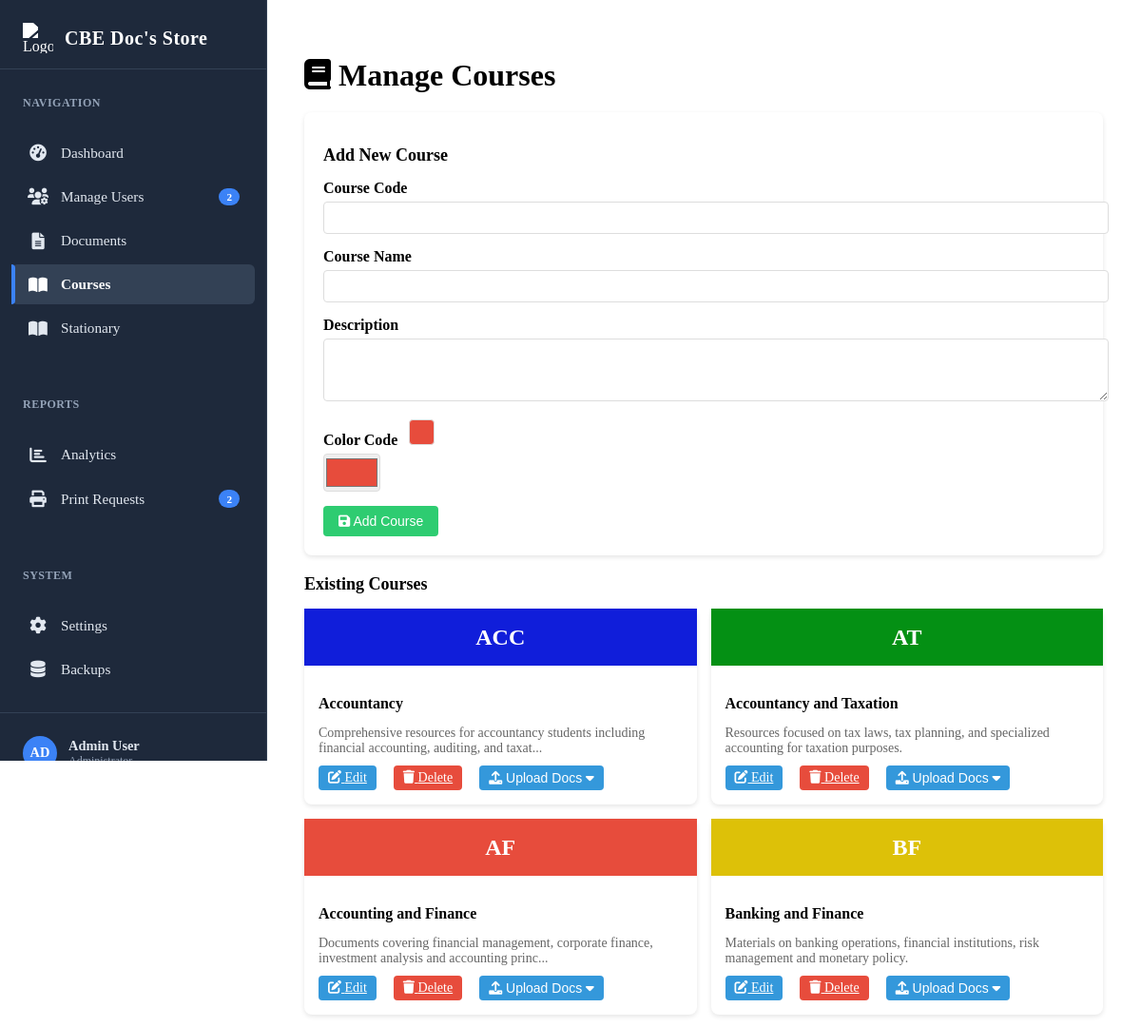
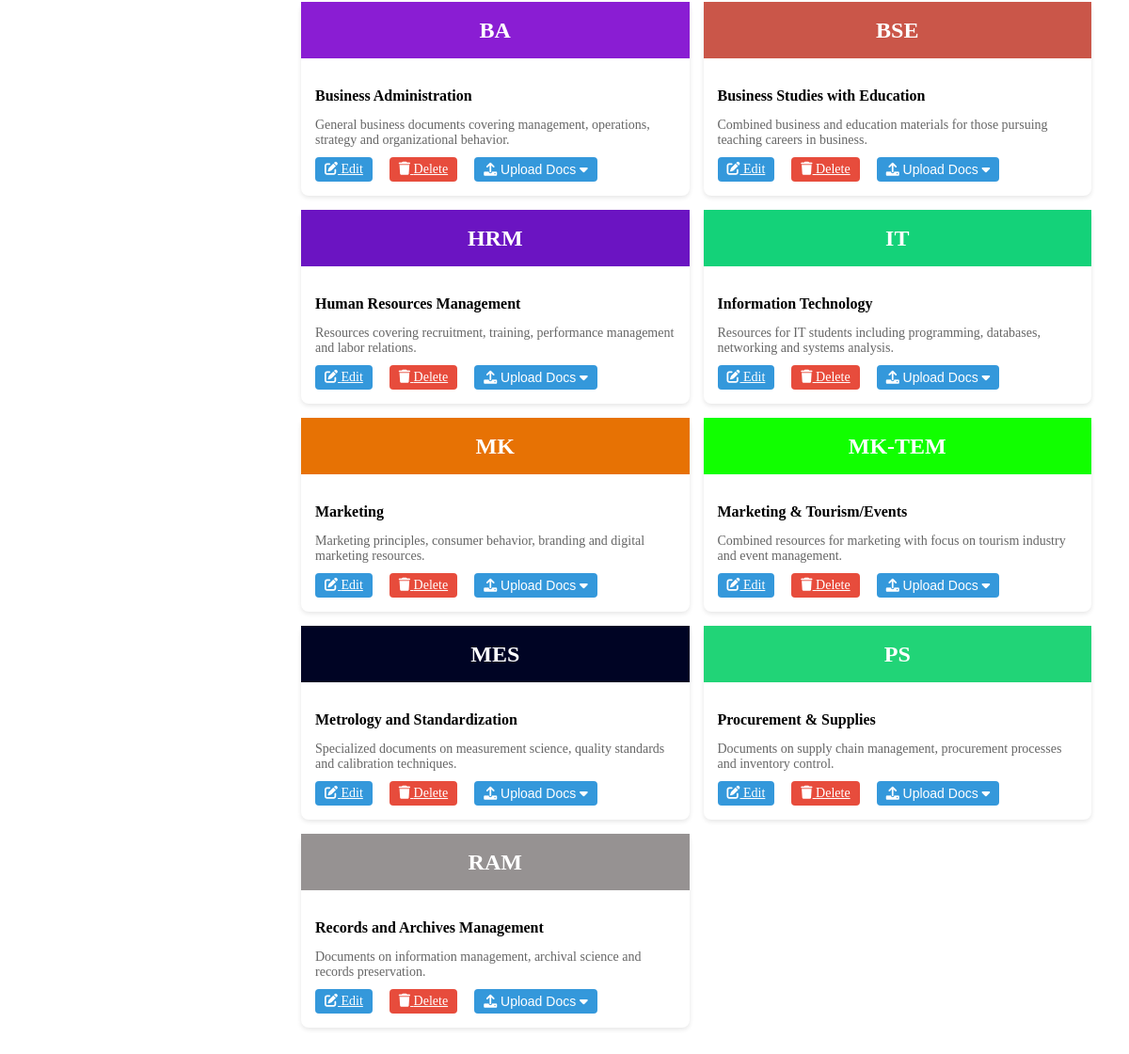
The page /admin/manage_courses.php on the database its author committed (2 pictures, top to bottom).
### tables this page shows
CREATE TABLE `courses` (
  `course_id` int(11) NOT NULL,
  `course_code` varchar(10) NOT NULL,
  `course_name` varchar(100) NOT NULL,
  `description` text NOT NULL,
  `color_code` varchar(7) NOT NULL DEFAULT '#e74c3c',
  `created_at` datetime NOT NULL DEFAULT current_timestamp(),
  `updated_at` datetime NOT NULL DEFAULT current_timestamp() ON UPDATE current_timestamp()
);

### admin/manage_courses.php (the view, shortened to what this page needs)
<?php
include("../connection.php");
$courses = [];
$sql = "SELECT * FROM courses ORDER BY course_name";
$result = $conn->query($sql);
if ($result->num_rows > 0) {
    $courses = $result->fetch_all(MYSQLI_ASSOC);
}
?>
<!DOCTYPE html>
<html lang="en">
<head>
    <link rel="stylesheet" href="https://cdnjs.cloudflare.com/ajax/libs/font-awesome/6.0.0-beta3/css/all.min.css">
</head>
<body>
    <?php include('sidebar.php'); ?>
    <main class="main-content">
        <h1 style="margin-bottom: 20px;"><i class="fas fa-book"></i> Manage Courses</h1>
        <div class="form-container">
            <h2 style="margin-bottom: 15px; font-size: 18px;"><?php echo isset($_GET['edit']) ? 'Edit Course' : 'Add New Course'; ?></h2>
            <form method="POST">
                <?php
                $edit_course = null;
                ?>
                <div class="form-group">
                    <label for="course_code">Course Code</label>
                    <input type="text" id="course_code" name="course_code" class="form-control"
                           value="<?php echo $edit_course ? $edit_course['course_code'] : ''; ?>" required>
                </div>
                <div class="form-group">
                    <label for="course_name">Course Name</label>
                    <input type="text" id="course_name" name="course_name" class="form-control"
                           value="<?php echo $edit_course ? $edit_course['course_name'] : ''; ?>" required>
                </div>
                <div class="form-group">
                    <label for="description">Description</label>
                    <textarea id="description" name="description" class="form-control" rows="3" required><?php echo $edit_course ? $edit_course['description'] : ''; ?></textarea>
                </div>
                <div class="form-group">
                    <label for="color_code">Color Code <span class="color-preview" id="colorPreview" style="background-color: <?php echo $edit_course ? $edit_course['color_code'] : '#e74c3c'; ?>"></span></label>
                    <input type="color" id="color_code" name="color_code" class="form-control" style="height: 40px; width: 60px; padding: 0;"
                           value="<?php echo $edit_course ? $edit_course['color_code'] : '#e74c3c'; ?>" required>
                </div>
                <button type="submit" name="<?php echo $edit_course ? 'update_course' : 'add_course'; ?>" class="btn btn-success">
                    <i class="fas fa-save"></i> <?php echo $edit_course ? 'Update' : 'Add Course'; ?>
                </button>
            </form>
        </div>
        <h2 style="margin-bottom: 15px; font-size: 18px;">Existing Courses</h2>
        <div class="courses-grid">
            <?php foreach ($courses as $course): ?>
                <div class="course-card">
                    <div class="course-img" style="background-color: <?php echo $course['color_code']; ?>">
                        <?php echo $course['course_code']; ?>
                    </div>
                    <div class="course-info">
                        <h3><?php echo $course['course_name']; ?></h3>
                        <p><?php echo substr($course['description'], 0, 100); ?><?php echo strlen($course['description']) > 100 ? '...' : ''; ?></p>
                        <div class="course-actions">
                            <a href="manage_courses.php?edit=<?php echo $course['course_id']; ?>" class="btn" style="padding: 5px 10px;">
                                <i class="fas fa-edit"></i> Edit
                            </a>
                            <a href="manage_courses.php?delete=<?php echo $course['course_id']; ?>" class="btn btn-danger" style="padding: 5px 10px;" onclick="return confirm('Are you sure you want to delete this course?');">
                                <i class="fas fa-trash"></i> Delete
                            </a>
                                <div class="dropdown" style="position: relative;">
                                    <button onclick="toggleDropdown(this)" class="btn" style="padding: 5px 10px;">
                                        <i class="fas fa-upload"></i> Upload Docs <i class="fas fa-caret-down"></i>
                                    </button>
                                </div>
                        </div>
                    </div>
                </div>
            <?php endforeach; ?>
        </div>
    </main>
</body>
</html>

### admin/manage_courses.php (style rules this page uses)
:root { --primary-color: #2c3e50; --secondary-color: #3498db; --accent-color: #e74c3c; --light-color: #ecf0f1; --dark-color: #2c3e50; --success-color: #2ecc71; --warning-color: #f39c12; --error-color: #e74c3c; --sidebar-width: 280px; }
.main-content { flex: 1; margin-left: var(--sidebar-width); padding: 2rem; }
.form-container { background-color: white; border-radius: 8px; padding: 20px; box-shadow: 0 2px 5px rgba(0,0,0,0.1); margin-bottom: 20px; }
.form-group { margin-bottom: 15px; }
.form-group label { display: block; margin-bottom: 5px; font-weight: 600; }
.form-control { width: 100%; padding: 8px 12px; border: 1px solid #ddd; border-radius: 4px; font-size: 14px; }
.btn { display: inline-block; padding: 8px 16px; background-color: var(--secondary-color); color: white; border: none; border-radius: 4px; cursor: pointer; font-size: 14px; margin-right: 10px; }
.btn-success { background-color: var(--success-color); }
.btn-danger { background-color: var(--error-color); }
.courses-grid { display: grid; grid-template-columns: repeat(auto-fill, minmax(280px, 1fr)); gap: 15px; }
.course-card { background-color: white; border-radius: 8px; overflow: hidden; box-shadow: 0 2px 5px rgba(0,0,0,0.1); position: relative; overflow: visible !important; }
.course-img { height: 60px; display: flex; align-items: center; justify-content: center; color: white; font-size: 24px; font-weight: bold; }
.course-info { padding: 15px; position: relative; z-index: 1; }
.course-info h3 { margin-bottom: 5px; font-size: 16px; }
.course-info p { color: #666; font-size: 14px; margin-bottom: 10px; }
.course-actions { display: flex; gap: 8px; }
.color-preview { width: 25px; height: 25px; border-radius: 4px; display: inline-block; margin-left: 8px; border: 1px solid #ddd; }
.dropdown { position: relative; display: inline-block; }

### admin/sidebar.php (style rules this page uses)
:root { --sidebar-bg: #1e293b; --sidebar-active-bg: #334155; --sidebar-text: #e2e8f0; --sidebar-active-text: #ffffff; --sidebar-hover: #2c3e50; --sidebar-accent: #3b82f6; --sidebar-border: #334155; --sidebar-icon-size: 1.1rem; --sidebar-transition: all 0.3s cubic-bezier(0.4, 0, 0.2, 1); }

### rows shown on the page
courses: course_code "ACC", course_name "Accountancy", description "Comprehensive resources for accountancy students including financial accounting, auditing, and taxat"
courses: course_code "AT", course_name "Accountancy and Taxation", description "Resources focused on tax laws, tax planning, and specialized accounting for taxation purposes."
courses: course_code "AF", course_name "Accounting and Finance", description "Documents covering financial management, corporate finance, investment analysis and accounting princ"
courses: course_code "BF", course_name "Banking and Finance", description "Materials on banking operations, financial institutions, risk management and monetary policy."
courses: course_code "BA", course_name "Business Administration", description "General business documents covering management, operations, strategy and organizational behavior."
courses: course_code "BSE", course_name "Business Studies with Education", description "Combined business and education materials for those pursuing teaching careers in business."
courses: course_code "HRM", course_name "Human Resources Management", description "Resources covering recruitment, training, performance management and labor relations."
courses: course_code "IT", course_name "Information Technology", description "Resources for IT students including programming, databases, networking and systems analysis."
courses: course_code "MK", course_name "Marketing", description "Marketing principles, consumer behavior, branding and digital marketing resources."
courses: course_code "MK-TEM", course_name "Marketing & Tourism/Events", description "Combined resources for marketing with focus on tourism industry and event management."
courses: course_code "MES", course_name "Metrology and Standardization", description "Specialized documents on measurement science, quality standards and calibration techniques."
courses: course_code "PS", course_name "Procurement & Supplies", description "Documents on supply chain management, procurement processes and inventory control."
courses: course_code "RAM", course_name "Records and Archives Management", description "Documents on information management, archival science and records preservation."

### other values the page prints
$total_users_count "2"
$pending_print_count "2"
substr($_SESSION['stationary_admin_name'] ?? 'AD', 0, 2) "AD"
$_SESSION['stationary_admin_name'] "Admin User"
